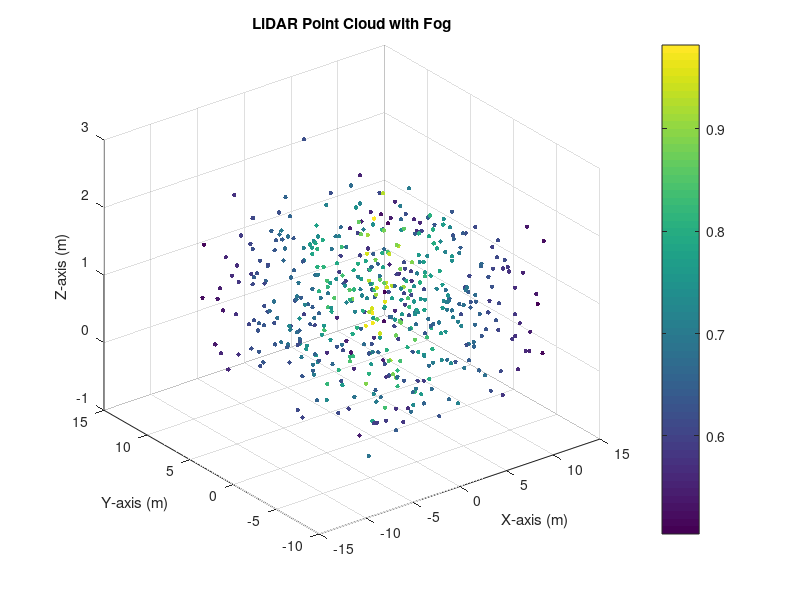

Write MATLAB code to recreate this figure. (Note: this script raises an error after producing the figure.)
clc; clear; close all;

%% **Step 1: Simulate LiDAR Point Cloud with Fog**
numPoints = 500;
x = rand(numPoints,1) * 20 - 10; 
y = rand(numPoints,1) * 20 - 10;
z = rand(numPoints,1) * 2;

% Add fog noise (reduces accuracy)
fogIntensity = 0.3;
noise = fogIntensity * randn(numPoints, 3); 
pointCloudData = [x y z] + noise;

% Reduce intensity for far objects (simulate LiDAR attenuation)
intensity = exp(-0.05 * sqrt(x.^2 + y.^2)); 

% Plot foggy LiDAR point cloud
figure;
scatter3(pointCloudData(:,1), pointCloudData(:,2), pointCloudData(:,3), 10, intensity, 'filled');
xlabel('X-axis (m)'); ylabel('Y-axis (m)'); zlabel('Z-axis (m)');
title('LiDAR Point Cloud with Fog');
colorbar;
grid on;

%% **Step 2: Simulate Radar Detections with Rain Noise**
numObjects = 5;
objectDistance = randi([5, 50], numObjects, 1);
objectAngle = randi([-45, 45], numObjects, 1);
objectVelocity = randi([-10, 20], numObjects, 1); % Object speed in m/s

% Introduce random noise due to rain
rainNoise = 0.2 * randi([-5, 5], numObjects, 1); 
objectDistance = objectDistance + rainNoise;

% Reduce detection probability in heavy rain
rainIntensity = 0.5;
detected(1) = 1

% Apply rain effect by keeping only detected objects
objectDistance = objectDistance .* detected;
objectAngle = objectAngle .* detected;
objectVelocity = objectVelocity .* detected;

% Plot radar detections under rainy conditions
figure;
polarplot(deg2rad(objectAngle), objectDistance, 'bo');
title('Radar Detections in Rain');

%% **Step 3: Generate Foggy and Rainy Camera Image**
image = ones(416, 416, 3) * 0.6;

% Apply fog overlay effect
fogOverlay = ones(size(image)) * 0.8;
alphaFog = 0.5;
foggyImage = (1 - alphaFog) * image + alphaFog * fogOverlay;

% Generate rain streaks
numRaindrops = 700;
for i = 1:numRaindrops
    x = randi([1, 416]); 
    y = randi([1, 416]);
    len = randi([10, 30]); 
    foggyImage = insertShape(foggyImage, 'Line', [x y x y+len], 'Color', 'white', 'LineWidth', 1);
end

% Display foggy and rainy camera image
figure;
imshow(foggyImage);
title('Camera View in Fog and Rain');

%% **Step 4: Simulate Sensor Measurements and Apply Kalman Filter**
truePosition = [10, 5]; % Ground truth position in meters
vehicleVelocity = 15; % Vehicle speed (m/s)

% Simulate LiDAR measurement with fog-induced noise
lidarNoise = randn(1,2) * 0.5;
lidarMeasurement = truePosition + lidarNoise;

% Convert radar measurements from polar to Cartesian coordinates
validIndices = find(detected == 1); % Get indices of detected objects
if ~isempty(validIndices)
    range = objectDistance(validIndices(1));
    angle = objectAngle(validIndices(1));
    velocity = objectVelocity(validIndices(1));
else
    range = NaN; % No object detected
    angle = NaN;
    velocity = NaN;
end

velocity = objectVelocity(1); % Object velocity

radarX = range * cosd(angle);
radarY = range * sind(angle);
radarMeasurement = [radarX, radarY];

%% **Step 5: Initialize and Run Kalman Filter for Sensor Fusion**
% Initialize Kalman Filter
kf = trackingKF('MotionModel', '2D Constant Velocity');

% Use a 4x4 state covariance matrix (position + velocity tracking)
kf.StateCovariance = eye(4);

% Adjust measurement noise covariance matrix (2x2)
kf.MeasurementNoise = diag([0.8, 1.5]); 

% Adjust process noise for smoother state estimation (2x2)
kf.ProcessNoise = diag([0.1, 0.1]);

% Predict the next state
predictedState = predict(kf);

% Update the Kalman Filter using sensor fusion
if ~isnan(radarMeasurement(1)) && ~isnan(radarMeasurement(2))
    fusionData = mean([lidarMeasurement; radarMeasurement], 1);
else
    fusionData = lidarMeasurement; % If radar fails, rely only on LiDAR
end

updatedState = correct(kf, fusionData);

%% **Step 6: Display Results**
fprintf('\nSensor Fusion Results:\n');
fprintf('True Position: [%.2f, %.2f]\n', truePosition);
fprintf('LiDAR Measurement: [%.2f, %.2f]\n', lidarMeasurement);
fprintf('Radar Measurement: [%.2f, %.2f]\n', radarMeasurement);
fprintf('Fused State Estimate (Kalman Output): [%.2f, %.2f]\n', updatedState(1:2));
fprintf('Vehicle Velocity: %.2f m/s\n', vehicleVelocity);
fprintf('Detected Object Velocity: %.2f m/s\n', velocity);
fprintf('Detected Object Angle: %.2f degrees\n', angle);

%% **Step 7: Plot Sensor Fusion Results**
figure;
scatter(truePosition(1), truePosition(2), 100, 'g', 'filled'); hold on; 
scatter(lidarMeasurement(1), lidarMeasurement(2), 100, 'r', 'filled'); 
scatter(radarMeasurement(1), radarMeasurement(2), 100, 'b', 'filled'); 
scatter(updatedState(1), updatedState(2), 100, 'k', 'filled'); 

legend('True Position', 'LiDAR Measurement', 'Radar Measurement', 'Fused Position');
xlabel('X-axis (m)'); ylabel('Y-axis (m)');
title('Sensor Fusion: LiDAR, Radar, and Kalman Filter Output');
grid on;
hold off;

% Define column headers
headers = {'True_X', 'True_Y', 'LiDAR_X', 'LiDAR_Y', 'Radar_X', 'Radar_Y', ...
           'Fused_X', 'Fused_Y', 'Vehicle_Velocity', 'Object_Velocity', 'Object_Angle'};

% Create a matrix with sensor data
outputData = [truePosition(1), truePosition(2), ...
              lidarMeasurement(1), lidarMeasurement(2), ...
              radarMeasurement(1), radarMeasurement(2), ...
              updatedState(1), updatedState(2), ...
              vehicleVelocity, velocity, angle];

% Convert data to table format
dataTable = array2table(outputData, 'VariableNames', headers);

% Save table as CSV file
writetable(dataTable, 'sensor_fusion_output.csv');

fprintf('Sensor fusion results saved to "sensor_fusion_output.csv"\n');

